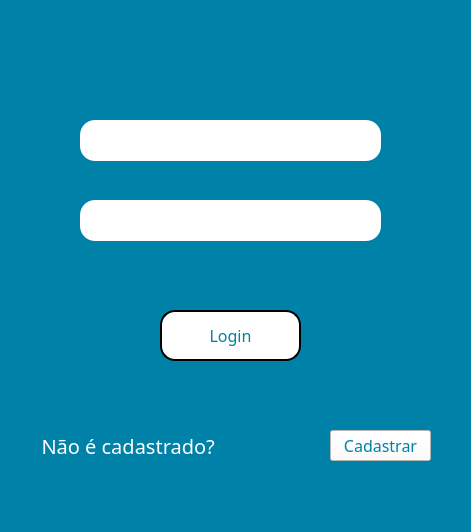
<?xml version="1.0" encoding="UTF-8"?>
<ui version="4.0">
 <class>MainWindow</class>
 <widget class="QMainWindow" name="MainWindow">
  <property name="geometry">
   <rect>
    <x>0</x>
    <y>0</y>
    <width>471</width>
    <height>532</height>
   </rect>
  </property>
  <property name="windowTitle">
   <string>MainWindow</string>
  </property>
  <property name="styleSheet">
   <string notr="true">background-color: rgb(0, 129, 167);
color:rgb(255, 255, 255);
font: 15pt &quot;Bahnschrift Light SemiCondensed&quot;;</string>
  </property>
  <widget class="QWidget" name="centralwidget">
   <widget class="QPushButton" name="pushButton">
    <property name="geometry">
     <rect>
      <x>160</x>
      <y>310</y>
      <width>141</width>
      <height>51</height>
     </rect>
    </property>
    <property name="font">
     <font>
      <family>Bahnschrift SemiBold SemiConden</family>
      <pointsize>12</pointsize>
      <weight>7</weight>
      <italic>false</italic>
      <bold>false</bold>
     </font>
    </property>
    <property name="styleSheet">
     <string notr="true">background-color: rgb(255, 255, 255);
border-style:outset;
border-width:2px;
border-radius:15px;
border-color:black;
font: 63 12pt &quot;Bahnschrift SemiBold SemiConden&quot;;
color:rgb(0, 129, 167)

</string>
    </property>
    <property name="text">
     <string>Login</string>
    </property>
   </widget>
   <widget class="QLineEdit" name="lineEdit">
    <property name="geometry">
     <rect>
      <x>80</x>
      <y>120</y>
      <width>301</width>
      <height>41</height>
     </rect>
    </property>
    <property name="styleSheet">
     <string notr="true">background-color: rgb(255, 255, 255);
border-radius:15px;
border-style:outset;
font: 15pt &quot;Bahnschrift Light SemiCondensed&quot;;
color:rgb(0, 0, 0)</string>
    </property>
    <property name="text">
     <string/>
    </property>
   </widget>
   <widget class="QLabel" name="label">
    <property name="geometry">
     <rect>
      <x>0</x>
      <y>430</y>
      <width>221</width>
      <height>31</height>
     </rect>
    </property>
    <property name="font">
     <font>
      <family>Bahnschrift Light SemiCondensed</family>
      <pointsize>15</pointsize>
      <weight>50</weight>
      <italic>false</italic>
      <bold>false</bold>
     </font>
    </property>
    <property name="text">
     <string>        Não é cadastrado?</string>
    </property>
   </widget>
   <widget class="QPushButton" name="pushButton_2">
    <property name="geometry">
     <rect>
      <x>330</x>
      <y>430</y>
      <width>101</width>
      <height>31</height>
     </rect>
    </property>
    <property name="font">
     <font>
      <family>Bahnschrift SemiBold SemiConden</family>
      <pointsize>12</pointsize>
      <weight>7</weight>
      <italic>false</italic>
      <bold>false</bold>
     </font>
    </property>
    <property name="styleSheet">
     <string notr="true">font: 63 12pt &quot;Bahnschrift SemiBold SemiConden&quot;;
background-color: rgb(255, 255, 255);
color:rgb(0, 129, 167)
</string>
    </property>
    <property name="text">
     <string>Cadastrar</string>
    </property>
   </widget>
   <widget class="QLineEdit" name="lineEdit_2">
    <property name="geometry">
     <rect>
      <x>80</x>
      <y>200</y>
      <width>301</width>
      <height>41</height>
     </rect>
    </property>
    <property name="styleSheet">
     <string notr="true">background-color: rgb(255, 255, 255);
border-radius:15px;
border-style:outset;
font: 15pt &quot;Bahnschrift Light SemiCondensed&quot;;
color:rgb(0, 0, 0)</string>
    </property>
   </widget>
   <widget class="QLabel" name="label_2">
    <property name="geometry">
     <rect>
      <x>20</x>
      <y>120</y>
      <width>41</width>
      <height>51</height>
     </rect>
    </property>
    <property name="text">
     <string/>
    </property>
    <property name="pixmap">
     <pixmap>login.png</pixmap>
    </property>
   </widget>
   <widget class="QLabel" name="label_3">
    <property name="geometry">
     <rect>
      <x>20</x>
      <y>190</y>
      <width>51</width>
      <height>51</height>
     </rect>
    </property>
    <property name="text">
     <string/>
    </property>
    <property name="pixmap">
     <pixmap>login (1).png</pixmap>
    </property>
   </widget>
   <widget class="QLabel" name="label_4">
    <property name="geometry">
     <rect>
      <x>80</x>
      <y>260</y>
      <width>291</width>
      <height>41</height>
     </rect>
    </property>
    <property name="font">
     <font>
      <family>Bahnschrift Light SemiCondensed</family>
      <pointsize>15</pointsize>
      <weight>50</weight>
      <italic>false</italic>
      <bold>false</bold>
     </font>
    </property>
    <property name="styleSheet">
     <string notr="true">color: rgb(255, 255, 0);</string>
    </property>
    <property name="text">
     <string/>
    </property>
   </widget>
  </widget>
  <widget class="QMenuBar" name="menubar">
   <property name="geometry">
    <rect>
     <x>0</x>
     <y>0</y>
     <width>471</width>
     <height>30</height>
    </rect>
   </property>
  </widget>
  <widget class="QStatusBar" name="statusbar"/>
 </widget>
 <resources/>
 <connections/>
</ui>
